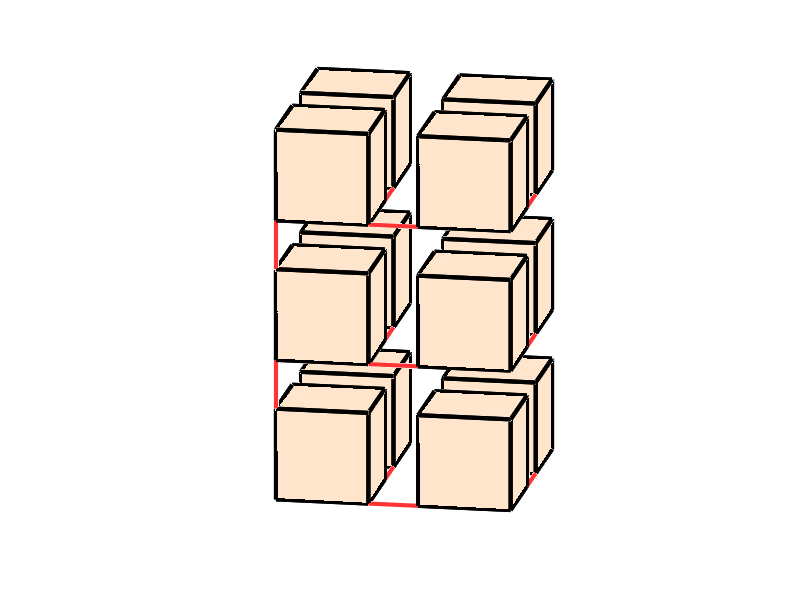

Write MATLAB code to recreate this figure.
% Construct a minimum connecting link pattern (MCP) for a 2x2x3 rectangular prismatic assembly
%
% Reference:
% G. P. T. Choi, S. Chen, L. Mahadevan, 
% ``Control of connectivity and rigidity in prismatic assemblies.''
% Preprint, arXiv:2005.05845, 2020.

L = 2; %length
M = 2; %width
N = 3; %height
ncube = L*M*N; %Number of cubes

% Order of the 8 vertices
%   8 - - 7
%  /     /|
% 5 - - 6 |
% | 4 - | 3
% |/    |/
% 1 - - 2

% Order of the cubes
%    [10]- [11]
%   /     / |
% [8] - [9] |
%  |     |  |
%  | [6] - [7]
%  |/    |/ |
% [4] - [5] |
%  |     |  |
%  | [2] - [3]
%  |/    |/
% [0] - [1]

rown=ncube*18+1;
linkpairs=[
    8*0+2, 8*1+1;
    8*0+3, 8*2+2;
    8*1+3, 8*3+2;
   
    8*0+5, 8*4+1;
    
    8*4+2, 8*5+1;
    8*4+3, 8*6+2;
    8*5+3, 8*7+2;
    
    8*4+5, 8*8+1;
    
    8*8+2, 8*9+1;
    8*8+3, 8*10+2;
    8*9+3, 8*11+2;
    ];

% generate plot
v = zeros(8*L*M*N,3);
f = [];
for i = 0:M-1 
    for j = 0:L-1
        for k = 0:N-1
            n = k*(M*L)+L*i + j + 1;
            v(8*n-7,:) = [2*j,2*i,2*k];
            v(8*n-6,:) = [2*j+1.3,2*i,2*k];
            v(8*n-5,:) = [2*j+1.3,2*i+1.3,2*k];
            v(8*n-4,:) = [2*j,2*i+1.3,2*k];
            v(8*n-3,:) = [2*j,2*i,2*k+1.3];
            v(8*n-2,:) = [2*j+1.3,2*i,2*k+1.3];
            v(8*n-1,:) = [2*j+1.3,2*i+1.3,2*k+1.3];
            v(8*n,:) = [2*j,2*i+1.3,2*k+1.3];
            f = [f; 
                8*n-7, 8*n-4, 8*n-5, 8*n-6;
                8*n-3, 8*n-2, 8*n-1, 8*n-0;
                8*n-7, 8*n-3, 8*n-0, 8*n-4;
                8*n-6, 8*n-5, 8*n-1, 8*n-2;
                8*n-7, 8*n-6, 8*n-2, 8*n-3;
                8*n-5, 8*n-4, 8*n-0, 8*n-1];
        end
    end
end

fig = figure; hold on
%  plot the links
for i = 1:length(linkpairs)
    plot3(v(linkpairs(i,:),1), v(linkpairs(i,:),2), v(linkpairs(i,:),3),'Color',[255 51 51]/255,'LineWidth',3);
end
% plot the cubes
patch('Faces',f,'Vertices',v,'FaceColor',[255 229 204]/255,'LineWidth',3);
axis equal tight off
view([10 15])
